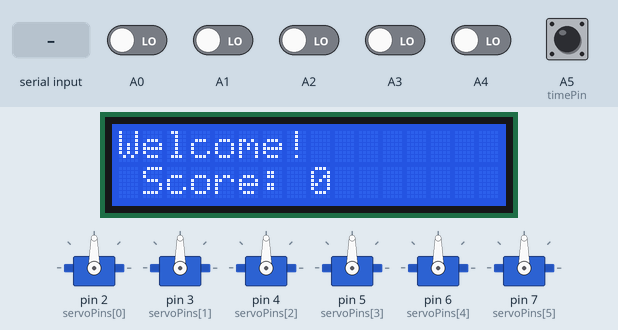
The sketch below on a simulated Arduino Uno, built with avr-gcc and run on an emulated ATmega328P. On the bench: 6 × servo, 16×2 character LCD. The test bench sets the inputs (shaded band); at power-on: A5 (timePin) HIGH, A0–4 LOW. What the sketch prints to the serial monitor is not drawn.

Above: at 1.2 s.
1.3 s: A4 driven HIGH
At 1.67 s:
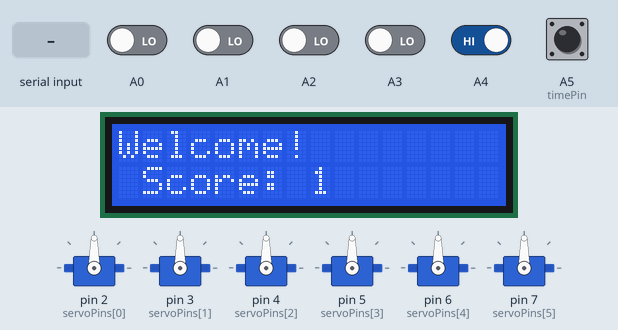
4.3 s: "1" received over Serial
At 4.71 s:
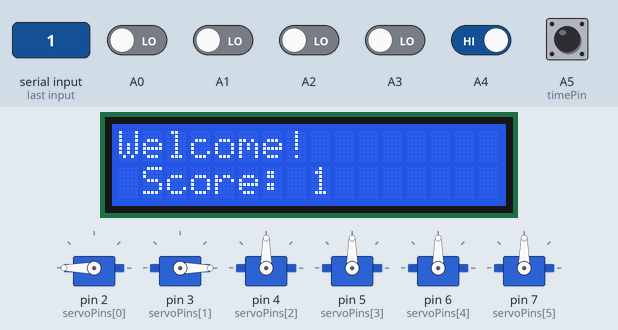
6.8 s: "2" received over Serial
At 7.29 s:
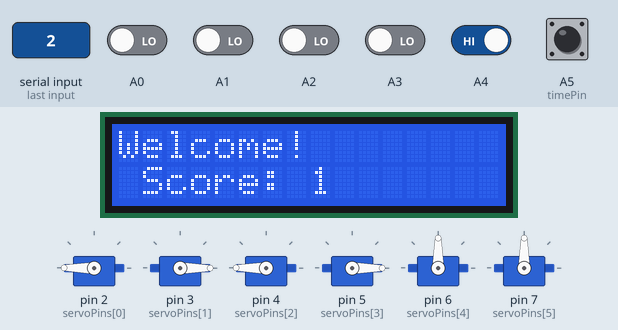
9.4 s: "4" received over Serial
At 9.57 s:
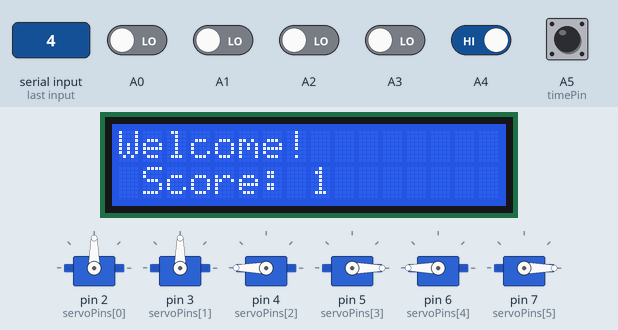
10.9 s: A0 driven HIGH
At 11.54 s:
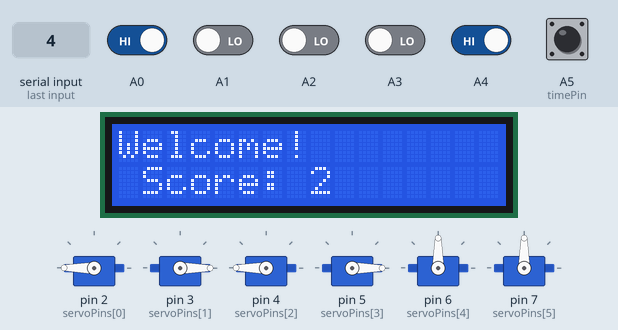
12.5 s: A1 driven HIGH
At 12.6 s:
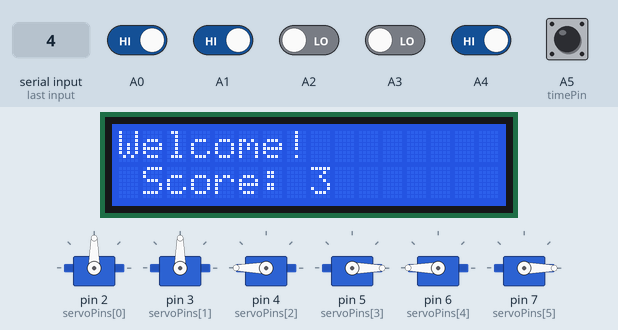
Timing chart, 0 to 15.0 s (numbered marks = the images above; inputs shaded):
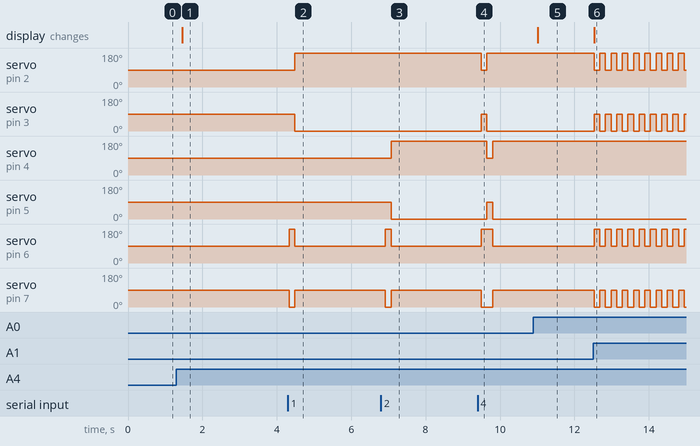

Measured:
- after the input at 1.3 s, the display: changes after 0.15 s (image 1)
- after the input at 4.3 s, servo on pin 2 (servoPins[0]): 90° → 180° after 0.19 s; servo on pin 3 (servoPins[1]): 90° → 0° after 0.19 s; servo on pin 6 (servoPins[4]): 90° → 180° at once, → 90° 0.15 s later; servo on pin 7 (servoPins[5]): 90° → 0° at once, → 90° 0.15 s later
- after the input at 6.8 s, servo on pin 4 (servoPins[2]): 90° → 180° after 0.27 s; servo on pin 5 (servoPins[3]): 90° → 0° after 0.27 s; servo on pin 6 (servoPins[4]): 90° → 180° after 0.12 s, → 90° 0.16 s later; servo on pin 7 (servoPins[5]): 90° → 0° after 0.12 s, → 90° 0.16 s later
- after the input at 9.4 s, servo on pin 2 (servoPins[0]): 180° → 90° after 0.10 s, → 180° 0.15 s later; servo on pin 3 (servoPins[1]): 0° → 90° after 0.10 s, → 0° 0.15 s later
- after the input at 10.9 s, the display: changes after 0.11 s (image 5)
- after the input at 12.5 s, servo on pin 2 (servoPins[0]), servo on pin 6 (servoPins[4]): alternates 180° for 0.15 s and 90° for 0.15 s, starting at once; servo on pin 3 (servoPins[1]), servo on pin 7 (servoPins[5]): alternates 90° for 0.15 s and 0° for 0.15 s, starting at once; the display: changes at once (image 6)

The sketch:

DownTheClown.ino
```cpp
/* DownTheClown - a Through The Looking Glass game
 * This is for the "Wing" microcontroller, so it has no timing requirements
 * its responsibilities are:
 * - sensing when clowns get knocked down
 * - updating and displaying the score accordingly
 * - setting clowns back up (manually and automatically) for one side
 */


#include <Servo.h>
#include <LiquidCrystal.h>

// internal includes
#include "DTC_PinsConsts.h"
#include "DTC_Timekeeping.h"
#include "DTC_Scorekeeping.h"
#include "DTC_Sensing.h"
#include "DTC_Servos.h"
#include "DTC_LEDs.h"
#include "DTC_Manual.h"

// sketch configuration
#define DEBUG_LEVEL 1

// global variables
// these are in DTC_PinsConsts.h now to keep them seperate from the game logic, look there

void setup() {
  // configure servos:
  servos[0].attach(servoPins[0]);  // do I need to pinMode these? the example code doesn't.
  servos[1].attach(servoPins[1]);  // the arrays are from DTC_PinsConsts.h
  servos[2].attach(servoPins[2]);
  servos[3].attach(servoPins[3]);
  servos[4].attach(servoPins[4]);
  servos[5].attach(servoPins[5]);

  // configure sensors:
  // I hope I don't have to pinMode them

  // start LCD
  lcd.begin(16, 2);
  lcd.print("Welcome!");

  // start serial for manual/debug use
  Serial.begin(9600);
  Serial.println("           "); // purge garbage so it looks cool
  Serial.println("DownTheClown initialized, awaiting instructions...");
}

void loop() {
  // game logic goes here pretty much
  clownState = checkClownsDown(sensors);            // from DTC_Sensing.h
  if(clownState > oldClownState) {
    score += (clownState - oldClownState);
  }
  if(clownState < oldClownState) {
    // clowns got set back up but honestly don't do anything here I think
  }
  oldClownState = clownState;

  printScore(score);                           // from DTC_Scorekeeping.h
  if(DEBUG_LEVEL >= 2){
    Serial.print("Current score: "); Serial.print(score);
  }


  for(int i = 1; i <= 3; i++) {
    if(checkRowDown(sensors, i)) {                 // from DTC_Sensing.h
      resetRow(servos, i);                         // from DTC_Servos.h
      if(DEBUG_LEVEL) {
        Serial.print("Automatically raised servo bank, row ");
        Serial.println(i);
      }
    }
  }

  serialManage(); // check for a manual override (from DTC_Manual.h)

  if(digitalRead(timePin) == LOW) {
    // game is over
    score = 0;
    if(DEBUG_LEVEL) {
      Serial.println("Game over!");
    }
    //return; // return doesn't even do anything on an Arduino
  }


}
```

DTC_LEDs.h
```cpp
#ifndef DTC_LEDS_H
#define DTC_LEDS_H

// code here
// wait why did I make this
// LEDs SHOULD be controlled by a circuit on each individual clown
// in some situations we might have to use this I guess???

#endif
```

DTC_Manual.h
```cpp
#ifndef DTC_MANUAL_H
#define DTC_MANUAL_H

void serialManage() {
  int incomingByte = 0;
  //Serial.println("Manually reset banks (h for help)");
  // resetRow(leftServos, i);

  if(Serial.available() > 0) {
    incomingByte = Serial.read();\
    switch(incomingByte) {
      case 49: // '1' in ASCII
        Serial.println("Resetting top right bank.");
        resetRow(servos, 1);
        break;
      case 50: // '2' in ASCII. not writing every single one, you get the idea
        Serial.println("Resetting center right bank.");
        resetRow(servos, 2);
        break;
      case 51:
        Serial.println("Resetting bottom right bank.");
        resetRow(servos, 3);
        break;
      case 52:
        Serial.println("Resetting all banks.");
        resetRow(servos, 1);
        resetRow(servos, 2);
        resetRow(servos, 3);
        break;

      case 104: // 'h' in ASCII
      case 72:  // 'H' in ASCII. the switch case falls through so it's case insensitive
        Serial.println("Reset clown banks with the following schema:");
        Serial.println("top right | center right | bottom right |    all   ");
        Serial.println("    1     |       2      |      3       |    4     ");
        break;
      default:
        Serial.println("h for help");
        break;
    }
  }
}

#endif
```

DTC_Scorekeeping.h
```cpp
#ifndef DTC_SCOREKEEPING_H
#define DTC_SCOREKEEPING_H

// code here
void printScore(int score) {
  lcd.setCursor(1, 1);
  lcd.print("Score: ");
  lcd.print(score); // I'm sure this will Just Work
}

#endif
```

DTC_Sensing.h
```cpp
#ifndef DTC_SENSING_H
#define DTC_SENSING_H

// code here

// for scoring:
int checkClownsDown(int pins[8]) {
  // hoping the digitalRead threshold is reasonable
  // that being said, bool to int conversion is implicit
  int score = 0; // we'll count it from the start every time
  score += digitalRead(pins[0]);
  score += digitalRead(pins[1]);
  score += digitalRead(pins[2]);
  score += digitalRead(pins[3]);
  score += digitalRead(pins[4]);

  return score;
}

// for auto row reset:
bool checkRowDown(int pins[5], int row) {
	bool rowDown = false;
	if(row == 3) {
		// top row
		rowDown = digitalRead(pins[4]);
	} else if(row == 2) {
		rowDown = digitalRead(pins[2]) && digitalRead(pins[3]);
	} else if(row == 1) {
		rowDown = digitalRead(pins[0]) && digitalRead(pins[1]);
	} else {
		rowDown = false; // error state but how dare we log it
	}
	return rowDown;
}

#endif
```

DTC_Servos.h
```cpp
#ifndef DTC_SERVO_H
#define DTC_SERVO_H

#include <Servo.h>

int resetRow(Servo servoArray[6], int rowNumber) { // this function has a 15 ms delay in it, maybe change to a millis() call somehow?
	int upPosition = 90, downPosition1 = 180, downPosition2 = 0; // TODO tune these PLEASE
	int idx1 = 0, idx2 = 0;

	switch(rowNumber) {
		case 1:
			idx1 = 0;
			idx2 = 1;
			break;
		case 2:
			idx1 = 2;
			idx2 = 3;
			break;
		case 3:
			idx1 = 4;
			idx2 = 5;
			break;
		default:
			return -1;
			break;
	}

	servoArray[idx1].write(upPosition);
	servoArray[idx2].write(upPosition);
	delay(150);
	servoArray[idx1].write(downPosition1);
	servoArray[idx2].write(downPosition2);

	return 0;
}

#endif
```

DTC_Timekeeping.h
```cpp
#ifndef DTC_TIMEKEEPING_H
#define DTC_TIMEKEEPING_H

// DEPRECIATED

/*
static long startTime;

void initTimer() {
	startTime = millis();
}

long checkTimer() {
	long timeDiff = millis() - startTime; // how much time passed since we started?
  long timeTotal = 30*1000; // one minute
  timeTotal *= 2*minutes; // has to be done as two seperate calculations to avoid overflow
	long timeRemaining = timeDiff - timeTotal; // how does that compare to 3 minutes?
	return timeRemaining;
}

void displayTimeRemaining(long timeRemaining) {
	// LCD code here

}
*/
#endif
```

DTC_PinsConsts.h
```cpp
#ifndef DTC_PINSCONSTS_H
#define DTC_PINSCONSTS_H

#include <Servo.h>
#include <LiquidCrystal.h>

// create the servo objects, but we have to assign the pins in setup()
Servo servos[6];

// Serial communication uses pins 0 and 1

// LCD communication needs six pins
int lcdPins[6] = {13, 12, 11, 10, 9, 8};
LiquidCrystal lcd(lcdPins[0], lcdPins[1], lcdPins[2], lcdPins[3], lcdPins[4], lcdPins[5]);

// need six servos
int servoPins[6] = {2, 3, 4, 5, 6, 7};

// need five sensors, one for each clown
int sensors[5] = {A0, A1, A2, A3, A4};

// need to get the time status from Adri's core Arduino
int timePin = A5;

int score = 0;
int oldClownState = 0;
int clownState = 0;

#endif
```
